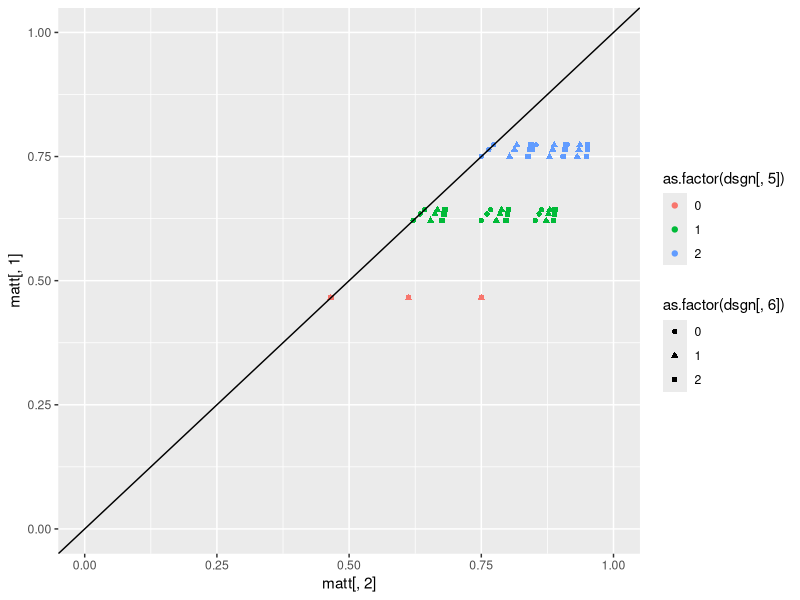
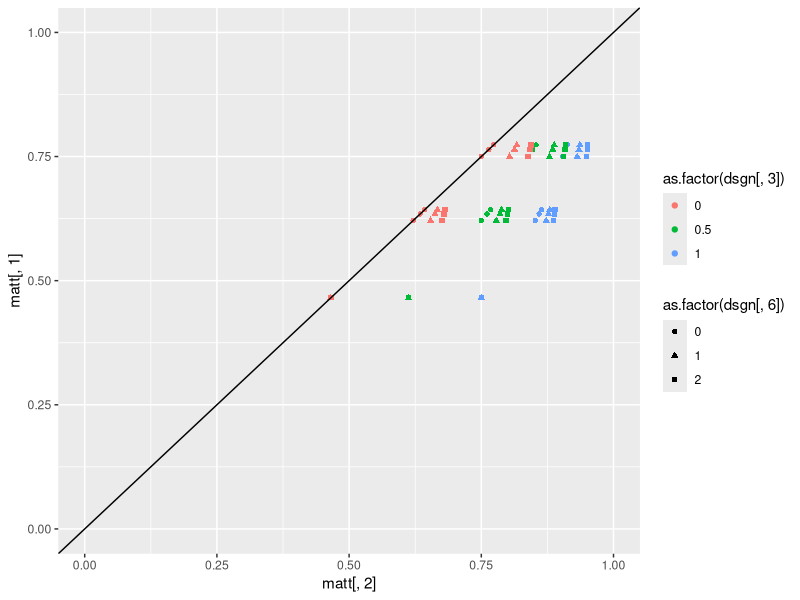

Write R code to recreate these figures, in order. (Note: this script raises an error after producing the figures.)
####
# This code sets determines how different parameter settings influence diff= P(y2=1|X1=X2=1)-P(y2=1|X1=X2=0)
#
#
######################################################################## Design of experiment
lvls <- list(NA)

fixlev<-c(0.5, 1)  # levels for not interesting parameters
#seqlev<-round(seq(0,4,0.3333),3)  # levels for  interesting parameters
seqlev<-c(0,1,2) # levels for  interesting parameters

lvls[[1]] <- fixlev

lvls[[2]] <- c(0,0.5,5)

lvls[[3]] <- c(0,0.5,1) 

lvls[[4]] <- seqlev 

lvls[[5]] <- seqlev

lvls[[6]] <-seqlev

lvls[[7]] <- fixlev

lvls[[8]] <- c(0)

lvls[[9]] <- c(0)

lvls[[10]] <- c(0)

lvls[[11]] <- fixlev

interceptc<-(0)  # intercept for C1 and C2
intercepty<-(-1)   # intercept for Y1 and Y2
intercepth<-(-1)  #intercept for H
interceptz<-0.5
interceptx<-0.5

### factorial design
dsgn <- as.matrix(expand.grid(lvls[[1]], lvls[[2]], lvls[[3]], lvls[[4]], lvls[[5]], lvls[[6]], lvls[[7]], lvls[[8]], lvls[[9]], lvls[[10]], lvls[[11]]))
dim(dsgn)

######################################################################## CALCULATE TRUE VALUES OF diff
				matt <- matrix(0, dim(dsgn)[1], 2)

for (i in c(1:dim(dsgn)[1])) {
truetheta11 <- 0
kk <- 1
individual <- matrix(0, 8, 8)

 myH<-0
 myZ<-0
 myX1<-1
 myX2<-1
    for (c2i in 0:1) {
        for (y1i in 0:1) {
            for (c1i in 0:1) {
                individual[kk, 1:3] <- c(y1i, c1i, c2i)
 
                # P(C1=1 or =0)
                pc1<-1/(1+exp(-(interceptc )))
                aa <- (as.numeric(c1i == 1) * (pc1) + as.numeric(c1i == 0) * (1-pc1))

                # P(Y1=1 or =0|C1,X1)
                py1<-1/(1+exp(-(intercepty + dsgn[i, 5]*c1i + dsgn[i, 3]*myX1 + dsgn[i, 8]*myH)))
                bb <- as.numeric(y1i == 1) * (py1) + as.numeric(y1i == 0) * (1 - py1)

                # P(C2=1 or =0|C1,X1)
                pc2<-(1/(1+exp(-(interceptc + dsgn[i, 4]*c1i + dsgn[i, 6]*myX1))))
                cc <- as.numeric(c2i == 1) * (pc2)  + as.numeric(c2i == 0)*(1-pc2)
                
                # P(Y2=1|C2,X2,Y1)
                dd <- (as.numeric(y1i == 1) * 1 + as.numeric(y1i == 0) * ( (1/(1+exp(-(intercepty+dsgn[i, 9]*myZ + dsgn[i, 5]*c2i + dsgn[i, 3]*myX2 + dsgn[i, 8]*myH)))) ))                

                individual[kk, 5:8] <- c(aa, bb, cc, dd)
		
                # Product
                individual[kk, 4] <- aa * bb * cc * dd
                truetheta11 <- truetheta11 + individual[kk, 4]   

                kk <- kk + 1
            }
        }
    }
    
    
    
    truetheta00<- 0
    kk <- 1
    individual <- matrix(0, 8, 8)
    myH<-0
    myZ<-0
    myX1<-0
    myX2<-0

    for (c2i in 0:1) {
        for (y1i in 0:1) {
            for (c1i in 0:1) {
                individual[kk, 1:3] <- c(y1i, c1i, c2i)
 
                # P(C1=1 or =0)
                pc1<-1/(1+exp(-(interceptc )))
                aa <- (as.numeric(c1i == 1) * (pc1) + as.numeric(c1i == 0) * (1-pc1))

                # P(Y1=1 or =0|C1,X1)
                py1<-1/(1+exp(-(intercepty + dsgn[i, 5]*c1i + dsgn[i, 3]*myX1 + dsgn[i, 8]*myH)))
                bb <- as.numeric(y1i == 1) * (py1) + as.numeric(y1i == 0) * (1 - py1)

                # P(C2=1 or =0|C1,X1)
                pc2<-(1/(1+exp(-(interceptc + dsgn[i, 4]*c1i + dsgn[i, 6]*myX1))))
                cc <- as.numeric(c2i == 1) * (pc2)  + as.numeric(c2i == 0)*(1-pc2)
                
                # P(Y2=1|C2,X2,Y1)
                dd <- (as.numeric(y1i == 1) * 1 + as.numeric(y1i == 0) * ( (1/(1+exp(-(intercepty+dsgn[i, 9]*myZ + dsgn[i, 5]*c2i + dsgn[i, 3]*myX2 + dsgn[i, 8]*myH)))) ))                

                individual[kk, 5:8] <- c(aa, bb, cc, dd)
            

                # Product
                individual[kk, 4] <- aa * bb * cc * dd
                truetheta00 <- truetheta00 + individual[kk, 4]
                
                kk <- kk + 1
            }
        }
    }
  
    matt[i, ] <- c(truetheta00, truetheta11)
    print(i/dim(dsgn)[1])
}
######################################################################## 

library(ggplot2)
# Marginal probabilities of y2:
colMeans(matt)

diff<-round(matt[,2]-matt[,1],5)
summary(diff)

plot1<-qplot(matt[,2],matt[,1],  color=as.factor(dsgn[,5]), shape=as.factor(dsgn[,6]), ylim=c(0,1), xlim=c(0,1))+geom_abline(slope=1,intercept=0)
plot2<-qplot(matt[,2],matt[,1],  color=as.factor(dsgn[,3]), shape=as.factor(dsgn[,6]), ylim=c(0,1), xlim=c(0,1))+geom_abline(slope=1,intercept=0)
grid.arrange(plot1, plot2, ncol=1)

# Plots of interest:

#Theta3 has noticiable effect
qplot(dsgn[,3]+(dsgn[,6])/20, diff,  color=as.factor(dsgn[,5]), shape=as.factor(dsgn[,4]))

# Theta5 and Theta6 also have effect
qplot(dsgn[,5]+(dsgn[,6])/20, diff,  color=as.factor(dsgn[,3]), shape=as.factor(dsgn[,4]))
qplot(dsgn[,6]+(dsgn[,5])/20, diff,  color=as.factor(dsgn[,3]), shape=as.factor(dsgn[,4]))

######################################################################
mod1<-glm(diff~dsgn[,c(1:7,11)] + .*.*.,data=data.frame(dsgn[,c(1:7,11)]), family="binomial")
summary(mod1)
summary(mod1)$coefficients[summary(mod1)$coefficients[,4]<0.99,]


######################################################################## 






######################################################################## 
ppp <- 1
est <- matrix(0, dim(dsgn)[1], 2)
kkk <- 1
result <- matrix(0, dim(dsgn)[1], 2)
numsim <- 50  ### number of datasets generated under each scenario
Bayesresult <- matrix(0, dim(dsgn)[1] * numsim, 8)
n <- 200  ### size of each dataset
set.seed(13)  ### for reproducibility
seedlist <- sample(1:250000, size = numsim)

######################################################################## 
simdatasum<-matrix(0,dim(dsgn)[1],8)
colnames(simdatasum)<-c( "H",     "Z",    "C1",    "X1",    "C2",    "Y1",    "X2",    "Y2") 
for (i in c(1:dim(dsgn)[1])) {
    ### loop over datasets
    for (j in 1:numsim) {
        print(c(i, j))
        
#        set.seed(seedlist[j])

        H <- rbinom(n, size = 1, prob = (1/(1+exp(-(intercepth)))) )
        Z<-rbinom(n, 1, (1/(1+exp(-(interceptz + dsgn[i, 10]*H)))) )
        C1 <- rbinom(n, size = 1, prob = (1/(1+exp(-(interceptc)))) )
        X1<- rbinom(n, 1, (1/(1+exp(-(interceptx + dsgn[i, 1]*C1 + dsgn[i, 2]*H)))) ) 
        C2 <-rbinom(n, 1, (1/(1+exp(-(interceptc + dsgn[i, 4]*C1 + dsgn[i, 6]*X1)))) )         
        Y1 <-rbinom(n, 1, (1/(1+exp(-(intercepty + dsgn[i, 5]*C1 + dsgn[i, 3]*X1 + dsgn[i, 8]*H)))) ) 
        X2 <-rbinom(n, 1, (1/(1+exp(-(interceptx + dsgn[i, 1]*C2  + dsgn[i, 2]*H + dsgn[i, 7]*Y1 + dsgn[i, 9]*Z + dsgn[i, 11]*X1)))) )
        Y2 <- rep(1, n)  
        Y2[Y1 == 0]<-rbinom(length(Y2[Y1 == 0]), 1, (1/(1+exp(-(intercepty + dsgn[i, 9]*Z + dsgn[i, 5]*C2 + dsgn[i, 3]*X2 + dsgn[i, 8]*H)))) )     
        simdata <- data.frame(H,Z,C1,X1,C2,Y1,X2,Y2)
simdatasum[i,]<-colMeans(simdata)
        print(colMeans(simdata))

######################################################################## 
        HprobB <- function(h, nm = 1) {
            ss <- sum(simdata$H)
            nn <- length(simdata$H)
            pp <- (rbeta(nm, (ss + 1), (nn - ss + 1)))
            if (h == 0) {
                return(1 - as.numeric(pp))
            }
            if (h == 1) {
                return(as.numeric(pp))
            }
        }
        
        
        C1probB <- function(h, c1, nm = 1) {
            ss <- sum(simdata$C1[simdata$H == h])
            nn <- length(simdata$C1[simdata$H == h])
            pp <- (rbeta(nm, (ss + 1), (nn - ss + 1)))
            if (c1 == 0) {
                return(1 - as.numeric(pp))
            }
            if (c1 == 1) {
                return(as.numeric(pp))
            }
        }
        
        C2probB <- function(h, c2, c1, x1, nm = 1) {
            ss <- sum(simdata$C2[simdata$H == h & simdata$C1 == c1 & simdata$X1 == x1])
            nn <- length(simdata$C2[simdata$H == h & simdata$C1 == c1 & simdata$X1 == x1])
            pp <- (rbeta(nm, (ss + 1), (nn - ss + 1)))
            if (c2 == 0) {
                return(1 - as.numeric(pp))
            }
            if (c2 == 1) {
                return(as.numeric(pp))
            }
        }
        
        Y2probB <- function(h, y2, c1, c2, x1, x2, nm = 1) {
            ss <- sum(simdata$Y2[simdata$H == h & simdata$C2 == c2 & simdata$X2 == x2 & simdata$C1 == c1 & simdata$X1 == x1])
            nn <- length(simdata$Y2[simdata$H == h & simdata$C2 == c2 & simdata$X2 == x2 & simdata$C1 == c1 & 
                simdata$X1 == x1])
            pp <- (rbeta(nm, (ss + 1), (nn - ss + 1)))
            if (y2 == 0) {
                return(1 - as.numeric(pp))
            }
            if (y2 == 1) {
                return(as.numeric(pp))
            }
        }
        
        
        nB <- 500
        sumtheta11B <- 0
        sumtheta00B <- 0
        for (c2i in 0:1) {
            for (c1i in 0:1) {
                for (hi in 0:1) {
                  
                  sumtheta11B <- sumtheta11B + HprobB(h = hi, nB) * C1probB(h = hi, c1 = c1i, nm = nB) * C2probB(h = hi, 
                    c2 = c2i, c1 = c1i, x1 = 1, nm = nB) * Y2probB(h = hi, y2 = 1, c1 = c1i, c2 = c2i, x1 = 1, 
                    x2 = 1, nm = nB)
                  
                  sumtheta00B <- sumtheta00B + HprobB(h = hi, nB) * C1probB(h = hi, c1 = c1i, nm = nB) * C2probB(h = hi, 
                    c2 = c2i, c1 = c1i, x1 = 0, nm = nB) * Y2probB(h = hi, y2 = 1, c1 = c1i, c2 = c2i, x1 = 0, 
                    x2 = 0, nm = nB)
                  
                }
            }
        }
        
        sumtheta00Bvec <- sumtheta00B
        sumtheta11Bvec <- sumtheta11B

#one-sided p-values:
        Bpval <- 1 - mean((sumtheta11Bvec - sumtheta00Bvec) > 0)
        Hpval <- (1-pnorm((summary(glm(Y2 ~ H, data = simdata, family = "binomial"))$coefficients[2, 3])))
        print(Bpval)
        print(Hpval)
        Bayesresult[kkk, ] <- c(i, j, c(1, 1), mean(sumtheta00Bvec), mean(sumtheta11Bvec), Bpval, Hpval)
        kkk <- kkk + 1
    }
}

######################################################################## 


alpha<-0.1
AA <- Bayesresult
Bayesresult <- AA


power <- matrix(0, dim(dsgn)[1], 3)
for (i in (dim(dsgn)[1]:1)) {
    power[i, ] <- c(i, mean(Bayesresult[Bayesresult[, 1] == i, ][, 7] <= alpha), mean(Bayesresult[Bayesresult[, 
        1] == i, ][, 8] <= alpha))
}




require(gridExtra)
plot1 <- qplot(diff,    power[, 2], col = as.factor(dsgn[, 3]), shape=as.factor(dsgn[, 5]), ylim=c(0,1))+geom_abline(slope=0,intercept=alpha)+  geom_jitter(width = 0.05, height = 0)+ggtitle("Power: g-comp|H")
plot2 <- qplot(diff,    power[, 3], col = as.factor(dsgn[, 2]), shape=as.factor(dsgn[, 3]), ylim=c(0,1))+geom_abline(slope=0,intercept=alpha)+  geom_jitter(width = 0.05, height = 0)+ggtitle("Power: Instrumental Variable")
grid.arrange(plot1, plot2, ncol=1) 

nullpower<-power[diff==0,]



require(gridExtra)
plot1 <- qplot((dsgn[, 5][diff==0]),    nullpower[, 2], col = as.factor(dsgn[, 4][diff==0]), shape=as.factor(dsgn[, 6][diff==0]), ylim=c(0,1))+geom_abline(slope=0,intercept=alpha)+  geom_jitter(width = 0.2, height = 0)
plot2 <- qplot((dsgn[, 5][diff==0]),    nullpower[, 3], col = as.factor(dsgn[, 4][diff==0]), shape=as.factor(dsgn[, 6][diff==0]), ylim=c(0,1))+geom_abline(slope=0,intercept=alpha)+  geom_jitter(width = 0.2, height = 0)
grid.arrange(plot1, plot2, ncol=1)

